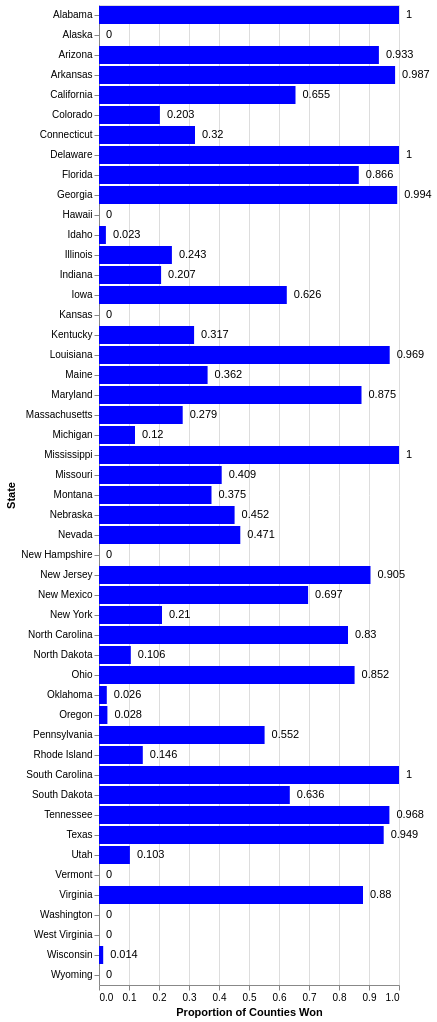

Here is the Vega-Lite specification saved for this chart:
### Vega-Lite specification from a JSON file in a GitHub repository (floating-point values rounded to 4 significant figures)
{"$schema": "https://vega.github.io/schema/vega-lite/v3.json", "description": "The proportion of counties Clinton won in each state.", "data": {"values": [{"color": "blue", "State": "Alabama", "Proportion of Counties Won": "1.000"}, {"color": "blue", "State": "Alaska", "Proportion of Counties Won": "0.000"}, {"color": "blue", "State": "Arizona", "Proportion of Counties Won": "0.933"}, {"color": "blue", "State": "Arkansas", "Proportion of Counties Won": "0.987"}, {"color": "blue", "State": "California", "Proportion of Counties Won": "0.655"}, {"color": "blue", "State": "Colorado", "Proportion of Counties Won": "0.203"}, {"color": "blue", "State": "Connecticut", "Proportion of Counties Won": "0.320"}, {"color": "blue", "State": "Delaware", "Proportion of Counties Won": "1.000"}, {"color": "blue", "State": "Florida", "Proportion of Counties Won": "0.866"}, {"color": "blue", "State": "Georgia", "Proportion of Counties Won": "0.994"}, {"color": "blue", "State": "Hawaii", "Proportion of Counties Won": "0.000"}, {"color": "blue", "State": "Idaho", "Proportion of Counties Won": "0.023"}, {"color": "blue", "State": "Illinois", "Proportion of Counties Won": "0.243"}, {"color": "blue", "State": "Indiana", "Proportion of Counties Won": "0.207"}, {"color": "blue", "State": "Iowa", "Proportion of Counties Won": "0.626"}, {"color": "blue", "State": "Kansas", "Proportion of Counties Won": "0.000"}, {"color": "blue", "State": "Kentucky", "Proportion of Counties Won": "0.317"}, {"color": "blue", "State": "Louisiana", "Proportion of Counties Won": "0.969"}, {"color": "blue", "State": "Maine", "Proportion of Counties Won": "0.362"}, {"color": "blue", "State": "Maryland", "Proportion of Counties Won": "0.875"}, {"color": "blue", "State": "Massachusetts", "Proportion of Counties Won": "0.279"}, {"color": "blue", "State": "Michigan", "Proportion of Counties Won": "0.120"}, {"color": "blue", "State": "Mississippi", "Proportion of Counties Won": "1.000"}, {"color": "blue", "State": "Missouri", "Proportion of Counties Won": "0.409"}, {"color": "blue", "State": "Montana", "Proportion of Counties Won": "0.375"}, {"color": "blue", "State": "Nebraska", "Proportion of Counties Won": "0.452"}, {"color": "blue", "State": "Nevada", "Proportion of Counties Won": "0.471"}, {"color": "blue", "State": "New Hampshire", "Proportion of Counties Won": "0.000"}, {"color": "blue", "State": "New Jersey", "Proportion of Counties Won": "0.905"}, {"color": "blue", "State": "New Mexico", "Proportion of Counties Won": "0.697"}, {"color": "blue", "State": "New York", "Proportion of Counties Won": "0.210"}, {"color": "blue", "State": "North Carolina", "Proportion of Counties Won": "0.830"}, {"color": "blue", "State": "North Dakota", "Proportion of Counties Won": "0.106"}, {"color": "blue", "State": "Ohio", "Proportion of Counties Won": "0.852"}, {"color": "blue", "State": "Oklahoma", "Proportion of Counties Won": "0.026"}, {"color": "blue", "State": "Oregon", "Proportion of Counties Won": "0.028"}, {"color": "blue", "State": "Pennsylvania", "Proportion of Counties Won": "0.552"}, {"color": "blue", "State": "Rhode Island", "Proportion of Counties Won": "0.146"}, {"color": "blue", "State": "South Carolina", "Proportion of Counties Won": "1.000"}, {"color": "blue", "State": "South Dakota", "Proportion of Counties Won": "0.636"}, {"color": "blue", "State": "Tennessee", "Proportion of Counties Won": "0.968"}, {"color": "blue", "State": "Texas", "Proportion of Counties Won": "0.949"}, {"color": "blue", "State": "Utah", "Proportion of Counties Won": "0.103"}, {"color": "blue", "State": "Vermont", "Proportion of Counties Won": "0.000"}, {"color": "blue", "State": "Virginia", "Proportion of Counties Won": "0.880"}, {"color": "blue", "State": "Washington", "Proportion of Counties Won": "0.000"}, {"color": "blue", "State": "West Virginia", "Proportion of Counties Won": "0.000"}, {"color": "blue", "State": "Wisconsin", "Proportion of Counties Won": "0.014"}, {"color": "blue", "State": "Wyoming", "Proportion of Counties Won": "0.000"}]}, "transform": [{"calculate": "toString('black')", "as": "color2"}], "encoding": {"y": {"field": "State", "type": "ordinal"}, "x": {"field": "Proportion of Counties Won", "type": "quantitative"}, "color": {"field": "color", "type": "nominal", "scale": null}}, "layer": [{"mark": "bar"}, {"mark": {"type": "text", "align": "left", "baseline": "middle", "dx": 7}, "encoding": {"text": {"field": "Proportion of Counties Won", "type": "quantitative"}, "color": {"field": "color2", "type": "ordinal", "scale": null}}}]}
